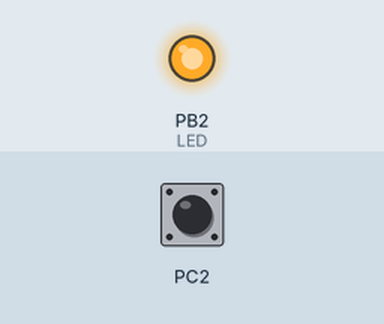
Recording of a program running on a simulated ATmega328P, built with avr-gcc and emulated at 16 MHz. Parts: output pins drawn as LEDs (lit = HIGH). Inputs (shaded band) come from the test bench; at power-on: PC2 HIGH.

Above: at 1.27 s.
1.3 s: PC2 pulled LOW for 0.15 s
At 2.4 s:
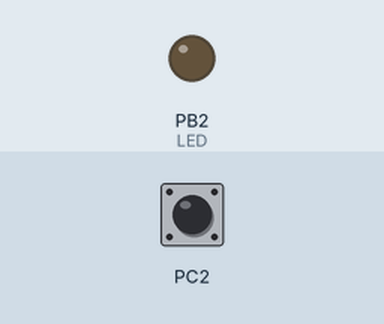
4.2 s: PC2 pulled LOW for 1 s
At 6.8 s:
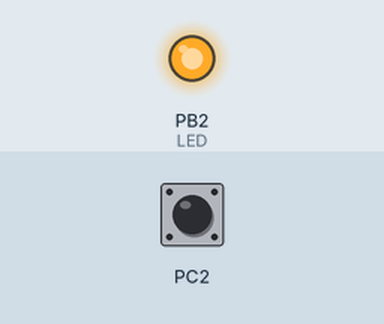
7.9 s: PC2 pulled LOW for 3.2 s
At 9.0 s:
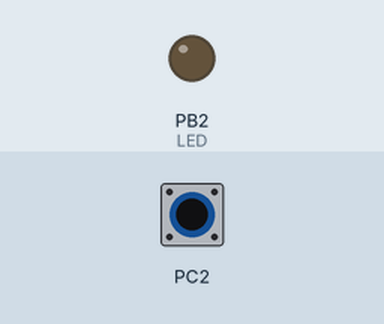
Timing chart, 0 to 13.9 s (numbered marks = the images above; inputs shaded):
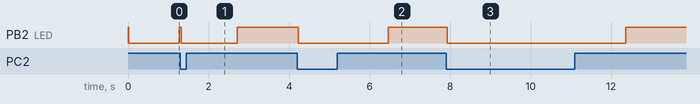

The program:

main.c
```c
/*
 * Task 1 part2.c
 *
 * Created: 5/10/2019 8:45:32 AM
 * Author : user11
 */


// Task 1 part2
#define F_CPU 16000000UL
#include <avr/io.h>
#include <util/delay.h>
int main(void)
{
	DDRB |= (1<<2); //sets pb2 as an input
	PORTB |= (1<<2); //sets pb2 high for LED
	DDRC &= (0<<2); //sets PC2 as an input
	PORTC |= (0<<2); //sets PC2 low
	TCCR0A = 0;
	TCCR0B = (1<<CS00) | (1<<CS02); //sets the prescaler to 1024
	int OVFCount = 0;
	while (1)
	{
		if (!(PINC & (1<<PINC2))) //checks if the pushbutton is pressed
		{
			OVFCount = 0;
			TCNT0 = 0;
		}
		while ((TIFR0 & 0x01) == 0);
		TCNT0 = 0x05; //starts count at this value
		TIFR0 = 0x01; //rests the overflow flag
		OVFCount++; //overflow flag counter increment
		if (OVFCount <= 78) //when the overflow counter is less than or equal to 78
		{
			PORTB = (0<<2); //portb2 led is on
		}
		else
		{
			PORTB = (1<<2); //portb2 led is off
		}
	}
	return 0;
}
```

Measured:
- after the input at 1.3 s, PB2 (LED): HIGH → LOW at once, → HIGH 1.4 s later
- after the input at 4.2 s, PB2 (LED): HIGH → LOW at once, → HIGH 2.2 s later
- after the input at 7.9 s, PB2 (LED): HIGH → LOW at once, → HIGH 4.4 s later
